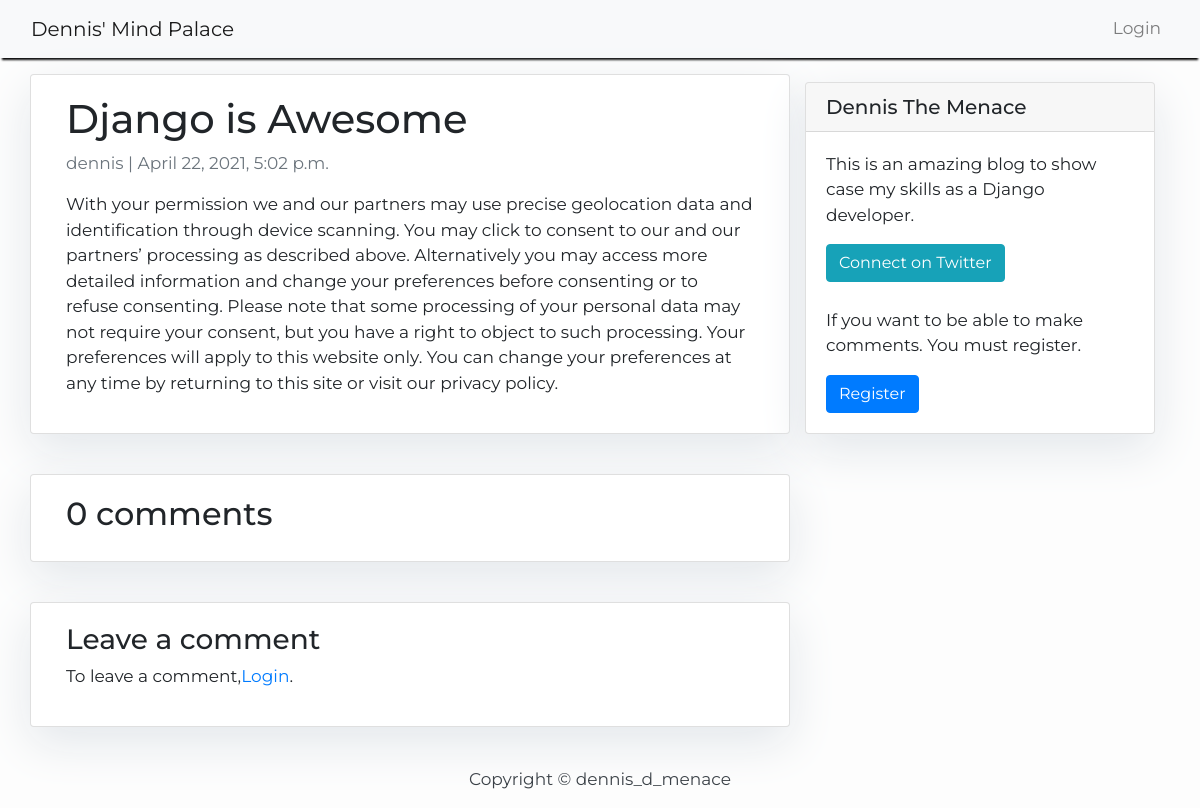
The page /django-awesome/ on the database its author committed.
### blog/models.py (models this page shows, shortened)
class Post(models.Model):
    title = models.CharField(max_length=200, unique=True)
    slug = models.SlugField(max_length=200, unique=True)
    author = models.ForeignKey(
        User, on_delete=models.CASCADE, related_name='blog_posts')
    updated_on = models.DateTimeField(auto_now=True)
    content = models.TextField()
    created_on = models.DateTimeField(auto_now_add=True)
    status = models.IntegerField(choices=STATUS, default=0)
    class Meta:
        ordering = ['-created_on']

### blog/views.py (the view)
# urls.py: path('<slug:slug>/', views.post_detail, name='post_detail'),
def post_detail(request, slug):
    template_name = 'post_detail.html'
    post = get_object_or_404(Post, slug=slug)
    comment = post.comments.filter()
    new_comment = None
    if request.method == 'POST':
        comment_form = CommentForm(data=request.POST)
        if comment_form.is_valid():
            new_comment = comment_form.save(commit=False)
            new_comment.post = post
            new_comment.save()
    else:
        comment_form = CommentForm()
    return render(request, template_name, {'post': post, 'comments': comment, 'new_comment': new_comment, 'comment_form': comment_form})

### templates/post_detail.html (shortened to what this page needs)
{% extends 'base.html' %} {% block content %}
<div class="container">
    <div class="row">
        <div class="col-md-8 card mb-4  mt-3 left  top">
            <div class="card-body">
                <h1>{% block title %} {{ post.title }} {% endblock title %}</h1>
                <p class=" text-muted">{{ post.author }} | {{ post.created_on }}</p>
                <p class="card-text ">{{ post.content }}</p>
            </div>
        </div>
        {% block sidebar %} {% include 'sidebar.html' %} {% endblock sidebar %}
        <div class="col-md-8 card mb-4  mt-3 ">
            <div class="card-body">
                <h2>{{ comments.count }} comments</h2>
            </div>
        </div>
        <div class="col-md-8 card mb-4  mt-3 ">
            <div class="card-body">
                {% if new_comment %}
                <div class="alert alert-success" role="alert">
                    Your comment is awaiting moderation
                </div>
                {% else %}
                <h3>Leave a comment</h3>
                {% if user.is_authenticated %}
                <form method="post" style="margin-top: 1.3em;">
                    {{ comment_form.as_p }}
                    {% csrf_token %}
                    <button type="submit" class="btn btn-primary  btn-lg">Submit</button>
                    </form>
                {% else %}
                <p>To leave a comment,<a href=" {% url 'login' %} ">Login</a>.</p>
                {% endif %}
                {% endif %}
            </div>
        </div>
    </div>
</div>
{% endblock content %}

### templates/base.html (style rules this page uses)
body { font-family: "Montserrat", sans-serif; font-size: 17px; background-color: #fdfdfde1; }

### templates/sidebar.html (style rules this page uses)
.card { box-shadow: 0 16px 48px #E3e7eb; }

### rows shown on the page
Post: title "Django is Awesome", author "dennis", created_on "April 22, 2021, 5:02 p.m.", content "With your permission we and our partners may use precise geolocation data and identification through device scanning. You may click to consent to our and our partners’ processing as described above. Alternatively you may access more detailed information and change your preferences before consenting or to refuse consenting. Please note that some processing of your personal data may not require your consent, but you have a right to object to such processing. Your preferences will apply to this website only. You can change your preferences at any time by returning to this site or visit our privacy policy."

### other values the page prints
{{ comments.count }} "0"
